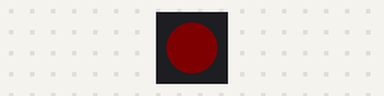
The sketch below on a simulated ESP32. On the bench: 1 RGB LEDs in strip order, left to right. Dim RGB values are drawn brighter than linear.

Above: at 0.5 s.
At 1.5 s:
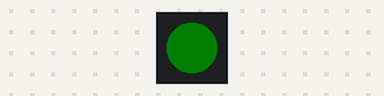
At 2.5 s:
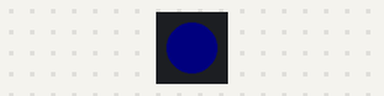
At 4.5 s:
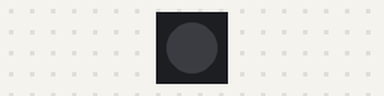
Timing chart, 0 to 6.5 s (numbered marks = the images above):
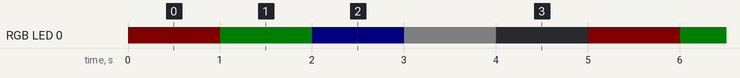

The sketch:

00_blink.ino
```cpp
#include <Adafruit_NeoPixel.h>

#define LED_PIN   38
#define LED_COUNT 1

Adafruit_NeoPixel pixels(
    LED_COUNT,
    LED_PIN,
    NEO_GRB + NEO_KHZ800
);

void setup()
{
    pixels.begin();
    pixels.setBrightness(50);
}

void loop()
{
    // 红
    pixels.setPixelColor(0, pixels.Color(25, 0, 0));
    pixels.show();
    delay(1000);

    // 绿
    pixels.setPixelColor(0, pixels.Color(0, 25, 0));
    pixels.show();
    delay(1000);

    // 蓝
    pixels.setPixelColor(0, pixels.Color(0, 0, 25));
    pixels.show();
    delay(1000);

    // 白
    pixels.setPixelColor(0, pixels.Color(25, 25, 25));
    pixels.show();
    delay(1000);

    // 灭
    pixels.clear();
    pixels.show();
    delay(1000);
}
```

Measured:
- by itself, RGB LED 0: repeats every 5.0 s: RGB(0, 4, 0) 1.0 s, RGB(0, 0, 4) 1.0 s, RGB(4, 4, 4) 1.0 s, off 1.0 s, RGB(4, 0, 0) 1.0 s
- by itself, everything shown: repeats every 5.0 s, in 5 steps
